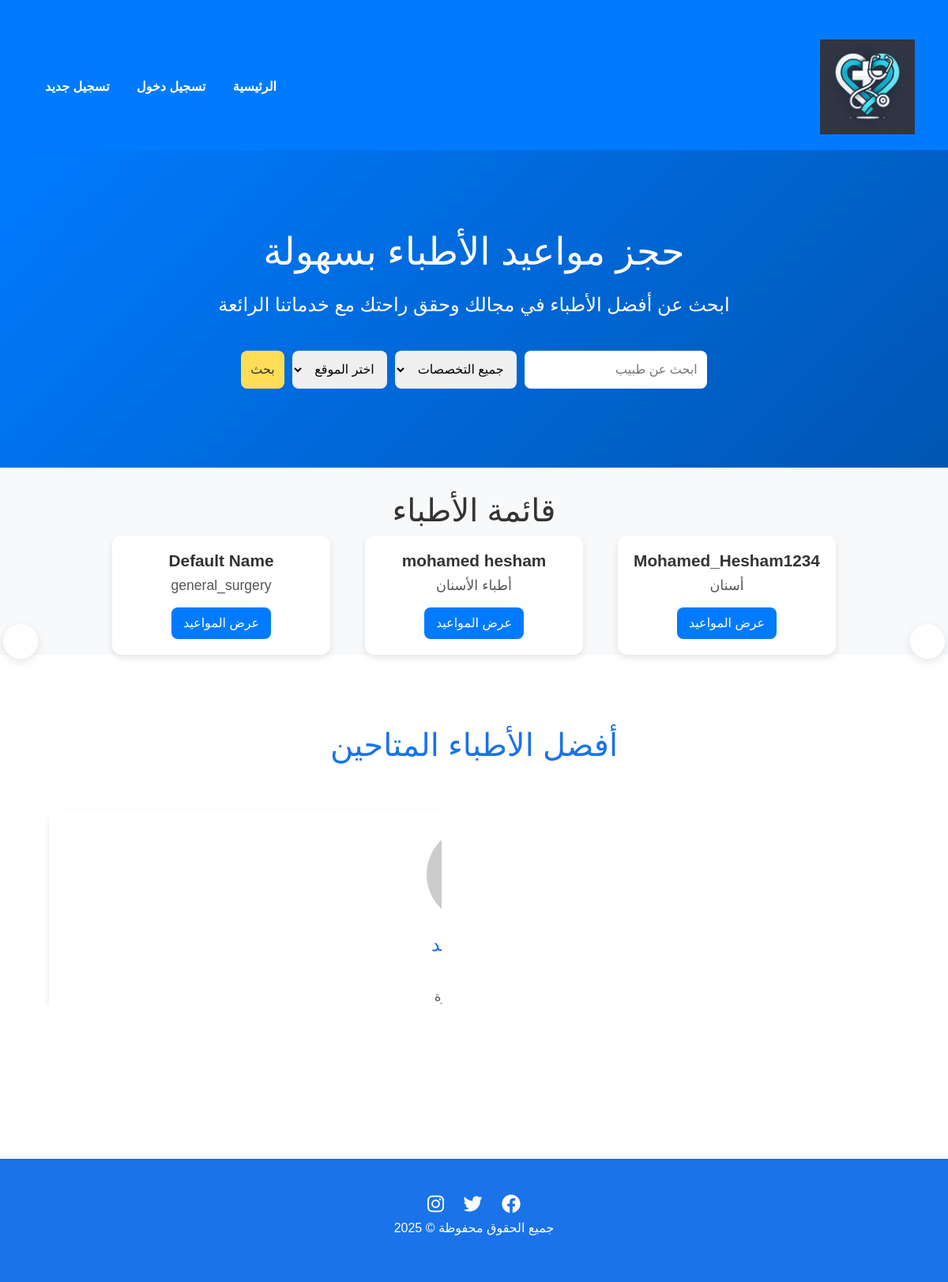
The app's page /doctors/ with its own data.
### accounts/models.py (models this page shows, shortened)
class Profile(models.Model):
    GENDER_CHOICES = [
        ('male', 'Male'),
        ('female', 'Female'),
        ('other', 'Other'),
    ]
    SPECIALTY_CHOICES = [
        ('أسنان', 'أسنان'),
        ('قلب', 'قلب'),
        ('جراحة العظام', 'جراحة العظام'),
        ('جلدية', 'جلدية'),
        ('نفسي', 'نفسي'),
        ('جراحة عامة', 'جراحة عامة'),
        ('أشعة', 'أشعة'),
        ('جراحة مسالك بولية', 'جراحة مسالك بولية'),
    ]
    USER_TYPE_CHOICES = [
        ('doctor', 'دكتور'),
        ('user', 'مستخدم عادي'),
    ]
    user = models.OneToOneField(User, on_delete=models.CASCADE)
    name = models.CharField(max_length=50, default='Default Name', blank=True)
    who_i = models.TextField(max_length=500, default='Default Discription', blank=True)
    city = models.CharField(max_length=100, default='City')
    address = models.TextField(max_length=500, default='Address')
    phone = models.CharField(max_length=15, default='Phone Number')
    working_hours = models.CharField(max_length=100, default='9:00 AM - 5:00 PM')
    available_times = models.TextField(default='', blank=True, null=True)
    waiting_time = models.IntegerField(default=15)
    specialty = models.CharField(max_length=50, choices=SPECIALTY_CHOICES, default='general_surgery')
    services = models.TextField(max_length=500, null=True, blank=True)
    price = models.IntegerField(default=0)
    image = models.ImageField(upload_to='images/', default='default_image.jpg')
    facebook = models.URLField(max_length=200, blank=True, null=True, default='')
    twitter = models.URLField(max_length=200, blank=True, null=True, default='')
    linkedin = models.URLField(max_length=200, blank=True, null=True, default='')
    instagram = models.URLField(max_length=200, blank=True, null=True, default='')
    gender = models.CharField(max_length=10, choices=GENDER_CHOICES, default='other')
    slug = models.SlugField(null=True, blank=True)
    user_type = models.CharField(max_length=10, choices=USER_TYPE_CHOICES, default='user')
    created_at = models.DateTimeField(auto_now_add=True, null=True, blank=True)

### accounts/views.py (the view)
# urls.py: path('doctors/', views.doctor_list, name='doctor_list'),
def doctor_list(request):
    doctors = Profile.objects.all()  # استرجاع جميع الأطباء من قاعدة البيانات
    return render(request, 'user/doctor_list.html', {'doctors': doctors})

### accounts/templates/user/doctor_list.html (shortened to what this page needs)
{% extends 'user/index.html' %}
{% block content %}
<!DOCTYPE html>
<html lang="ar">
<head>
</head>
<body>
<div class="container">
    <h1>قائمة الأطباء</h1>
    <div class="row">
        {% for doctor in doctors %}
        <div class="col-md-4">
            <div class="doctor-card">
                <h5 class="card-title">{{ doctor.name }}</h5>
                <p class="card-text">{{ doctor.specialty }}</p>
                <a href="{% url 'available_times' doctor.slug %}" class="btn-primary">عرض المواعيد</a>
            </div>
        </div>
        {% endfor %}
    </div>
</div>
</body>
</html>
{% endblock %}

### accounts/templates/user/index.html (style rules this page uses)
body { font-family: 'Tajawal', sans-serif; background-color: #f8f9fa; color: #333; }
.doctor-card { background-color: #f8f9fa; padding: 20px; border-radius: 12px; box-shadow: 0 4px 12px rgba(0, 0, 0, 0.1); transition: transform 0.3s, box-shadow 0.3s; }
.doctor-card p { color: #555; margin: 5px 0; }

### accounts/templates/user/doctor_list.html (style rules this page uses)
body { font-family: 'Arial', sans-serif; background-color: #f8f9fa; direction: rtl; text-align: center; }
.container { margin-top: 30px; }
.doctor-card { border-radius: 12px; box-shadow: 0 4px 8px rgba(0, 0, 0, 0.1); transition: transform 0.3s ease-in-out; background: white; padding: 20px; text-align: center; }
.card-title { font-size: 1.3rem; font-weight: bold; color: #333; }
.card-text { font-size: 1.1rem; color: #6c757d; }
.btn-primary { background-color: #007bff; border: none; border-radius: 8px; padding: 8px 15px; color: white; text-decoration: none; display: inline-block; margin-top: 10px; }
.row { display: flex; flex-wrap: wrap; justify-content: center; gap: 20px; }
.col-md-4 { flex: 1; max-width: 300px; }

### records on screen
Profile: name "Mohamed_Hesham1234", specialty "أسنان"
Profile: name "mohamed hesham", specialty "أطباء الأسنان"
Profile: name "Default Name", specialty "general_surgery"
